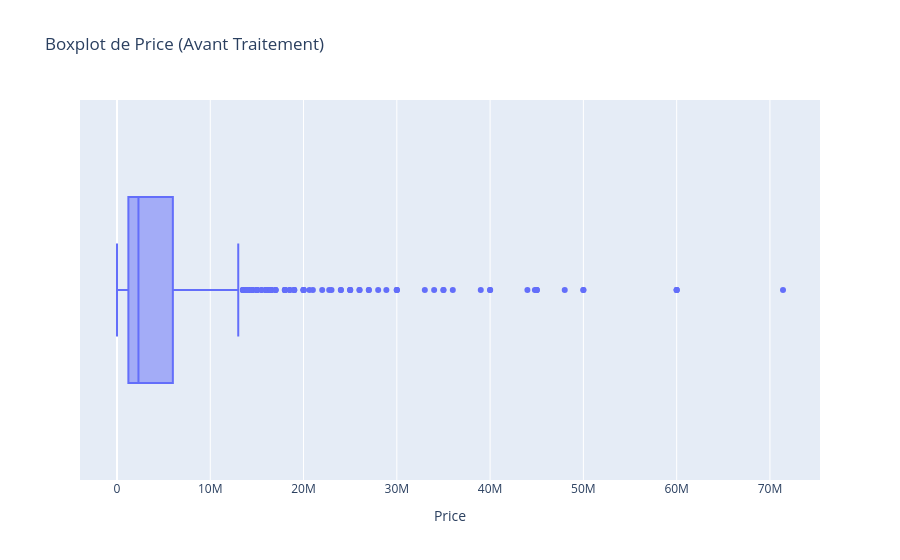
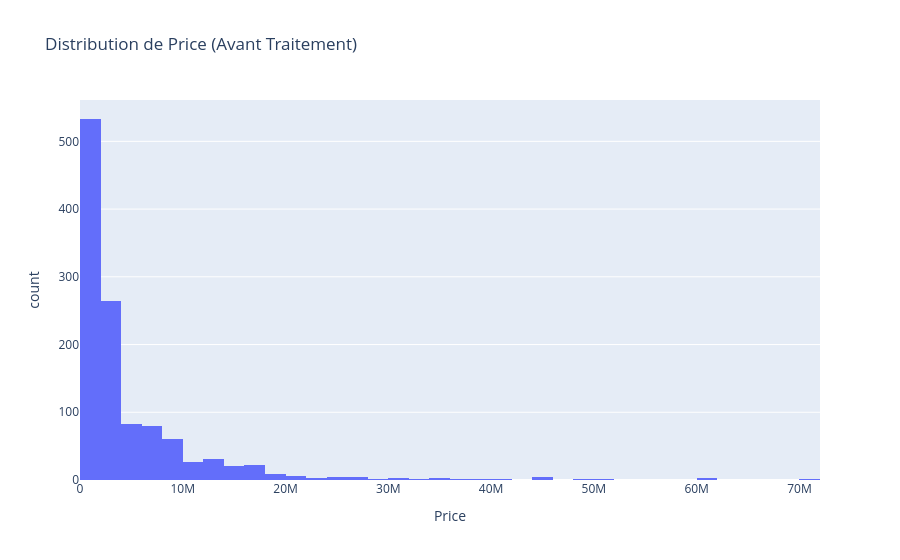

The cell these charts' notebook holds for them, in order:
### Markdown cell above
### Analyse de la distribution de la variable cible

### Code cell
import plotly.express as px

# Graphe 1: Boxplot
fig_box = px.box(df, x='Price', title="Boxplot de Price (Avant Traitement)")
fig_box.show()

# Graphe 2: Histogramme
fig_hist = px.histogram(df, x='Price', nbins=50, title="Distribution de Price (Avant Traitement)")
fig_hist.show()

### Figure 1 — Plotly figure (JSON) as saved in the notebook; plotly's stock layout.template omitted (floating-point values rounded to 4 significant figures; data arrays with more than 128 entries replaced by an {"elided": "..."} marker saying what was removed)
{"data": [{"alignmentgroup": "True", "hovertemplate": "Price=%{x}<extra></extra>", "legendgroup": "", "marker": {"color": "#636efa"}, "name": "", "notched": false, "offsetgroup": "", "orientation": "h", "showlegend": false, "type": "box", "x": {"elided": "1172 int values"}, "x0": " ", "xaxis": "x", "y0": " ", "yaxis": "y"}], "layout": {"boxmode": "group", "legend": {"tracegroupgap": 0}, "title": {"text": "Boxplot de Price (Avant Traitement)"}, "xaxis": {"anchor": "y", "domain": [0, 1], "title": {"text": "Price"}}, "yaxis": {"anchor": "x", "domain": [0, 1]}}}

### Figure 2 — Plotly figure (JSON) as saved in the notebook; plotly's stock layout.template omitted (floating-point values rounded to 4 significant figures; data arrays with more than 128 entries replaced by an {"elided": "..."} marker saying what was removed)
{"data": [{"bingroup": "x", "hovertemplate": "Price=%{x}<br>count=%{y}<extra></extra>", "legendgroup": "", "marker": {"color": "#636efa", "pattern": {"shape": ""}}, "name": "", "nbinsx": 50, "orientation": "v", "showlegend": false, "type": "histogram", "x": {"elided": "1172 int values"}, "xaxis": "x", "yaxis": "y"}], "layout": {"barmode": "relative", "legend": {"tracegroupgap": 0}, "title": {"text": "Distribution de Price (Avant Traitement)"}, "xaxis": {"anchor": "y", "domain": [0, 1], "title": {"text": "Price"}}, "yaxis": {"anchor": "x", "domain": [0, 1], "title": {"text": "count"}}}}
